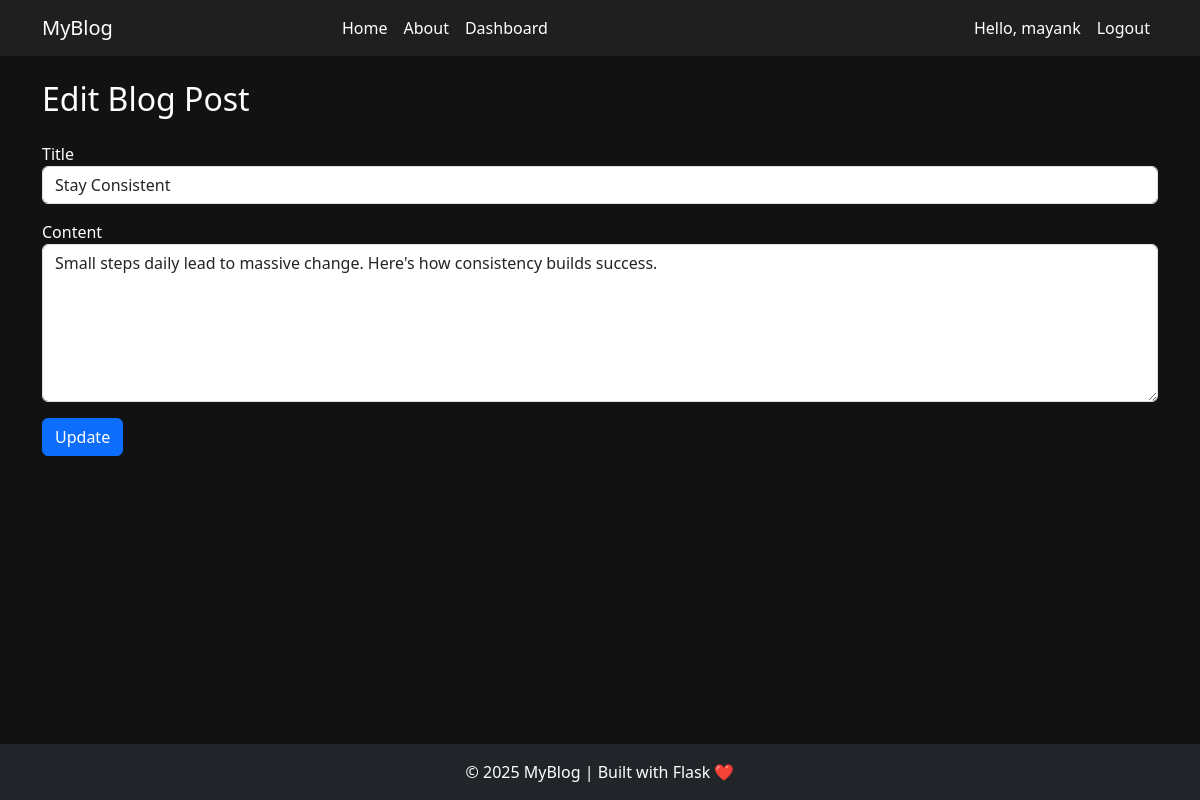
Page /post/edit/3 (signed in) on the committed database.
### app.py (models this page shows)
class Post(db.Model):
    id = db.Column(db.Integer, primary_key=True)
    title = db.Column(db.String(150), nullable=False)
    content = db.Column(db.Text, nullable=False)
    user_id = db.Column(db.Integer, db.ForeignKey('user.id'), nullable=False)

### app.py (the view)
@app.route('/post/edit/<int:id>', methods=['GET', 'POST'])
def edit_post(id):
    post = Post.query.get_or_404(id)
    if post.user_id != session.get('user_id'):
        flash("You are not authorized to edit this post.")
        return redirect('/dashboard')
    if request.method == 'POST':
        post.title = request.form['title']
        post.content = request.form['content']
        db.session.commit()
        return redirect('/dashboard')
    return render_template('edit_post.html', post=post)

### templates/edit_post.html (shortened to what this page needs)
{% extends 'base.html' %}
{% block content %}
<h2 class="mb-4">Edit Blog Post</h2>
<form method="POST">
  <div class="mb-3">
    <label>Title</label>
    <input type="text" name="title" class="form-control" value="{{ post.title }}" required>
  </div>
  <div class="mb-3">
    <label>Content</label>
    <textarea name="content" class="form-control" rows="6" required>{{ post.content }}</textarea>
  </div>
  <button type="submit" class="btn btn-primary">Update</button>
</form>
{% endblock %}

### templates/base.html (style rules this page uses)
body { background-color: #121212; color: #ffffff; }

### rows in the picture
Post: title "Stay Consistent", content "Small steps daily lead to massive change. Here's how consistency builds success."

### other values in the picture
{{ session['username'] }} "mayank"
